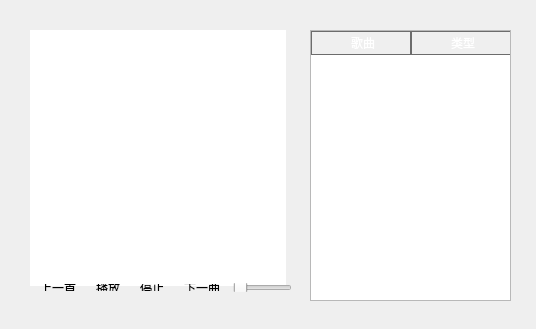
<?xml version="1.0" encoding="UTF-8"?>
<ui version="4.0">
 <class>MainWindow</class>
 <widget class="QMainWindow" name="MainWindow">
  <property name="enabled">
   <bool>true</bool>
  </property>
  <property name="geometry">
   <rect>
    <x>0</x>
    <y>0</y>
    <width>536</width>
    <height>329</height>
   </rect>
  </property>
  <property name="windowTitle">
   <string>MainWindow</string>
  </property>
  <property name="windowIcon">
   <iconset resource="CoolYing.qrc">
    <normaloff>:/new/background/images/1.png</normaloff>:/new/background/images/1.png</iconset>
  </property>
  <property name="autoFillBackground">
   <bool>false</bool>
  </property>
  <property name="styleSheet">
   <string notr="true"/>
  </property>
  <widget class="QWidget" name="centralWidget">
   <widget class="QGraphicsView" name="graphicsView">
    <property name="enabled">
     <bool>true</bool>
    </property>
    <property name="geometry">
     <rect>
      <x>30</x>
      <y>30</y>
      <width>256</width>
      <height>256</height>
     </rect>
    </property>
    <property name="contextMenuPolicy">
     <enum>Qt::ActionsContextMenu</enum>
    </property>
    <property name="styleSheet">
     <string notr="true">border-image: url(:/new/background/images/1.png);</string>
    </property>
    <property name="frameShape">
     <enum>QFrame::NoFrame</enum>
    </property>
    <property name="frameShadow">
     <enum>QFrame::Sunken</enum>
    </property>
   </widget>
   <widget class="QTableWidget" name="tableWidget">
    <property name="geometry">
     <rect>
      <x>310</x>
      <y>30</y>
      <width>201</width>
      <height>271</height>
     </rect>
    </property>
    <property name="autoFillBackground">
     <bool>true</bool>
    </property>
    <property name="styleSheet">
     <string notr="true">QHeaderView::section {
    background-color: qlineargradient(x1:0, y1:0, x2:0, y2:1,
                                      stop:0 #616161, stop: 0.5 #505050,
                                      stop: 0.6 #434343, stop:1 #656565);
    color: white;
    padding-left: 4px;
    border: 1px solid #6c6c6c;
}

QHeaderView::section:checked
{
    background-color: red;
}

/* style the sort indicator */
QHeaderView::down-arrow {
    image: url(down_arrow.png);
}

QHeaderView::up-arrow {
    image: url(up_arrow.png);
}
</string>
    </property>
    <property name="frameShape">
     <enum>QFrame::StyledPanel</enum>
    </property>
    <property name="horizontalScrollBarPolicy">
     <enum>Qt::ScrollBarAlwaysOff</enum>
    </property>
    <property name="editTriggers">
     <set>QAbstractItemView::NoEditTriggers</set>
    </property>
    <property name="alternatingRowColors">
     <bool>true</bool>
    </property>
    <property name="selectionMode">
     <enum>QAbstractItemView::SingleSelection</enum>
    </property>
    <property name="selectionBehavior">
     <enum>QAbstractItemView::SelectRows</enum>
    </property>
    <property name="gridStyle">
     <enum>Qt::DashLine</enum>
    </property>
    <column>
     <property name="text">
      <string>歌曲</string>
     </property>
    </column>
    <column>
     <property name="text">
      <string>类型</string>
     </property>
    </column>
    <column>
     <property name="text">
      <string>Url</string>
     </property>
    </column>
   </widget>
   <widget class="QWidget" name="layoutWidget">
    <property name="geometry">
     <rect>
      <x>22</x>
      <y>272</y>
      <width>281</width>
      <height>31</height>
     </rect>
    </property>
    <layout class="QHBoxLayout" name="horizontalLayout">
     <item>
      <widget class="QToolButton" name="toolButton_Last">
       <property name="toolTip">
        <string>&lt;html&gt;&lt;head/&gt;&lt;body&gt;&lt;p&gt;&lt;span style=&quot; color:#aa0000;&quot;&gt;上一首Ctrl+←&lt;/span&gt;&lt;/p&gt;&lt;/body&gt;&lt;/html&gt;</string>
       </property>
       <property name="text">
        <string>上一首</string>
       </property>
       <property name="icon">
        <iconset resource="CoolYing.qrc">
         <normaloff>:/new/background/images/2.png</normaloff>:/new/background/images/2.png</iconset>
       </property>
       <property name="iconSize">
        <size>
         <width>18</width>
         <height>18</height>
        </size>
       </property>
       <property name="shortcut">
        <string>Ctrl+Left</string>
       </property>
       <property name="checkable">
        <bool>false</bool>
       </property>
       <property name="popupMode">
        <enum>QToolButton::DelayedPopup</enum>
       </property>
       <property name="toolButtonStyle">
        <enum>Qt::ToolButtonIconOnly</enum>
       </property>
       <property name="autoRaise">
        <bool>true</bool>
       </property>
      </widget>
     </item>
     <item>
      <widget class="QToolButton" name="toolButton_Play">
       <property name="toolTip">
        <string>&lt;html&gt;&lt;head/&gt;&lt;body&gt;&lt;p&gt;&lt;span style=&quot; color:#aa0000;&quot;&gt;播放Ctrl+F5&lt;/span&gt;&lt;/p&gt;&lt;/body&gt;&lt;/html&gt;</string>
       </property>
       <property name="styleSheet">
        <string notr="true"/>
       </property>
       <property name="text">
        <string>播放</string>
       </property>
       <property name="icon">
        <iconset resource="CoolYing.qrc">
         <normaloff>:/new/background/images/3.png</normaloff>:/new/background/images/3.png</iconset>
       </property>
       <property name="iconSize">
        <size>
         <width>18</width>
         <height>18</height>
        </size>
       </property>
       <property name="shortcut">
        <string>Ctrl+F5</string>
       </property>
       <property name="autoRaise">
        <bool>true</bool>
       </property>
      </widget>
     </item>
     <item>
      <widget class="QToolButton" name="toolButton_Stop">
       <property name="toolTip">
        <string>&lt;html&gt;&lt;head/&gt;&lt;body&gt;&lt;p&gt;停止Ctrl+F2&lt;/p&gt;&lt;/body&gt;&lt;/html&gt;</string>
       </property>
       <property name="text">
        <string>停止</string>
       </property>
       <property name="icon">
        <iconset resource="CoolYing.qrc">
         <normaloff>:/new/background/images/4.png</normaloff>:/new/background/images/4.png</iconset>
       </property>
       <property name="iconSize">
        <size>
         <width>18</width>
         <height>18</height>
        </size>
       </property>
       <property name="shortcut">
        <string>Ctrl+F2</string>
       </property>
       <property name="autoRaise">
        <bool>true</bool>
       </property>
      </widget>
     </item>
     <item>
      <widget class="QToolButton" name="toolButton_Next">
       <property name="toolTip">
        <string>&lt;html&gt;&lt;head/&gt;&lt;body&gt;&lt;p&gt;&lt;span style=&quot; color:#aa0000;&quot;&gt;下一首Ctrl+→&lt;/span&gt;&lt;/p&gt;&lt;/body&gt;&lt;/html&gt;</string>
       </property>
       <property name="text">
        <string>下一曲</string>
       </property>
       <property name="icon">
        <iconset resource="CoolYing.qrc">
         <normaloff>:/new/background/images/5.png</normaloff>:/new/background/images/5.png</iconset>
       </property>
       <property name="iconSize">
        <size>
         <width>18</width>
         <height>18</height>
        </size>
       </property>
       <property name="shortcut">
        <string>Ctrl+Right</string>
       </property>
       <property name="autoRaise">
        <bool>true</bool>
       </property>
      </widget>
     </item>
     <item>
      <widget class="QSlider" name="horizontalSlider">
       <property name="mouseTracking">
        <bool>false</bool>
       </property>
       <property name="autoFillBackground">
        <bool>false</bool>
       </property>
       <property name="styleSheet">
        <string notr="true"/>
       </property>
       <property name="orientation">
        <enum>Qt::Horizontal</enum>
       </property>
       <property name="invertedAppearance">
        <bool>false</bool>
       </property>
       <property name="invertedControls">
        <bool>false</bool>
       </property>
       <property name="tickPosition">
        <enum>QSlider::NoTicks</enum>
       </property>
      </widget>
     </item>
    </layout>
   </widget>
   <widget class="QLabel" name="label">
    <property name="geometry">
     <rect>
      <x>30</x>
      <y>260</y>
      <width>261</width>
      <height>20</height>
     </rect>
    </property>
    <property name="styleSheet">
     <string notr="true">color: rgb(255, 255, 255);</string>
    </property>
    <property name="text">
     <string/>
    </property>
    <property name="alignment">
     <set>Qt::AlignCenter</set>
    </property>
   </widget>
  </widget>
  <action name="action_Quit">
   <property name="text">
    <string>退出</string>
   </property>
   <property name="shortcut">
    <string>Ctrl+Q</string>
   </property>
  </action>
  <action name="action_SongList">
   <property name="text">
    <string>显示/隐藏播放列表</string>
   </property>
   <property name="toolTip">
    <string>显示/隐藏播放列表</string>
   </property>
  </action>
  <action name="action_Last">
   <property name="text">
    <string>上一首</string>
   </property>
   <property name="shortcut">
    <string>Ctrl+Left</string>
   </property>
  </action>
  <action name="action_Next">
   <property name="text">
    <string>下一首</string>
   </property>
   <property name="shortcut">
    <string>Ctrl+Right</string>
   </property>
  </action>
  <action name="action_Play">
   <property name="text">
    <string>播放</string>
   </property>
   <property name="shortcut">
    <string>Ctrl+F5</string>
   </property>
  </action>
  <action name="action_Stop">
   <property name="text">
    <string>停止</string>
   </property>
   <property name="shortcut">
    <string>Ctrl+F2</string>
   </property>
  </action>
  <action name="action_About">
   <property name="text">
    <string>关于我们</string>
   </property>
   <property name="shortcut">
    <string>Ctrl+A</string>
   </property>
  </action>
  <action name="action_Support">
   <property name="text">
    <string>关于酷音听听</string>
   </property>
   <property name="toolTip">
    <string>关于酷音听听</string>
   </property>
   <property name="shortcut">
    <string>Ctrl+F1</string>
   </property>
  </action>
  <action name="action_Import">
   <property name="text">
    <string>导入本地歌曲</string>
   </property>
   <property name="shortcut">
    <string>Ctrl+I</string>
   </property>
  </action>
  <action name="action_SoundPlus">
   <property name="text">
    <string>音量+(20%)</string>
   </property>
   <property name="shortcut">
    <string>Ctrl+Up</string>
   </property>
  </action>
  <action name="action_SoundReduce">
   <property name="text">
    <string>音量-(20%)</string>
   </property>
   <property name="shortcut">
    <string>Ctrl+Down</string>
   </property>
  </action>
  <action name="action_Mode1">
   <property name="text">
    <string>列表循环</string>
   </property>
   <property name="toolTip">
    <string>列表循环</string>
   </property>
   <property name="shortcut">
    <string>Alt+1</string>
   </property>
  </action>
  <action name="action_Mode2">
   <property name="text">
    <string>随机播放</string>
   </property>
   <property name="toolTip">
    <string>随机播放</string>
   </property>
   <property name="shortcut">
    <string>Alt+2</string>
   </property>
  </action>
  <action name="action_Mode3">
   <property name="text">
    <string>单曲循环</string>
   </property>
   <property name="shortcut">
    <string>Alt+3</string>
   </property>
  </action>
  <action name="action_Mode4">
   <property name="text">
    <string>顺序播放</string>
   </property>
   <property name="toolTip">
    <string>顺序播放</string>
   </property>
   <property name="shortcut">
    <string>Alt+4</string>
   </property>
  </action>
 </widget>
 <layoutdefault spacing="6" margin="11"/>
 <resources>
  <include location="CoolYing.qrc"/>
 </resources>
 <connections/>
</ui>
